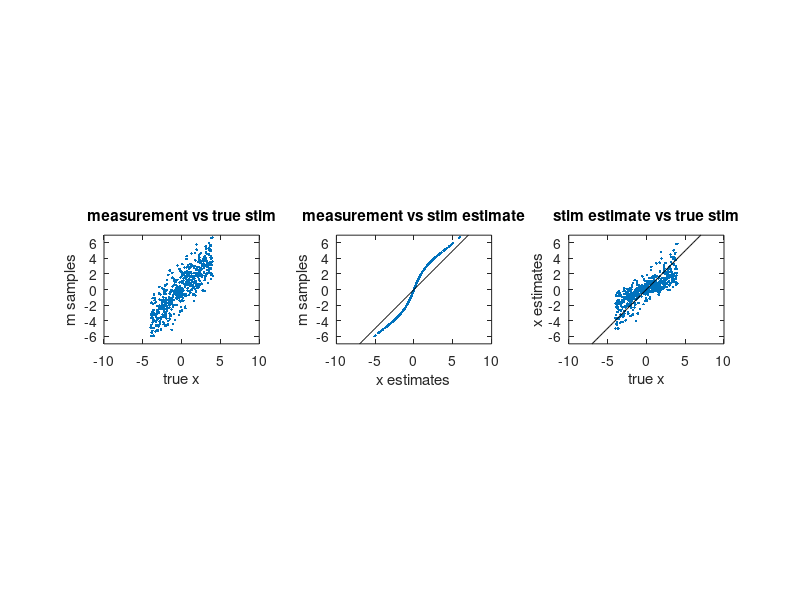

MATLAB code to generate this figure:
%  Simulate some estimation data from a Bayesian ideal observer model

% ---  Set parameters of the true Bayesian observer ------------

signse = 1.5;  % stdev of observation noise 
xtestrnge = 4*[-1 1]; % range of test stimuli to consider

% --- make grid for stimulus and measurements ----
dx = .1; % bin size
mrnge = xtestrnge + 2*signse*[-1 1]; % range of measurements to consider
xrnge = mrnge + 2*signse*[-1 1]; % range of posterior over x
xgrid = (xrnge(1)+dx/2:dx:xrnge(2))'; % stimulus grid
mgrid = (mrnge(1)+dx/2:dx:mrnge(2))'; % internal measurement grid

% --- Set a prior ----   
priortype = 3;  % valid options: 1 = gaussian, 2 = exp, 3 = cauchy
switch priortype
    case 1, prior = normpdf(xgrid,0,2.5);   % gaussian
    case 2, prior = exp(-abs(xgrid))/2;   % exponential
    case 3, prior = (1./(1+xgrid.^2))/pi; % cauchy
end
prior = prior/sum(prior*dx); % normalize the prior to sum to 1


%% Compute posterior and BLS estimate for all possible measurements m

% Now compute 2D prior, likelihood & posterior
[xx,mm] = meshgrid(xgrid,mgrid);  % grid of stim and measurement values
ppli = normpdf(mm,xx,signse); % likelihoods
ppost = ppli.*prior'; % unnormalized posterior
ppost = ppost./(sum(ppost,2)*dx); % normalized posterior
BLSestim = ppost*xgrid*dx; % BLS estimate for each m value

%% Simulate data from the model 

nsmps = 500; % # of samples
xdat = rand(nsmps,1)*diff(xtestrnge)+xtestrnge(1);  % stimuli
mdat = xdat+randn(nsmps,1)*signse; % observer's noisy measurements

% observer's estimate (assuming BLS)
xhat = interp1(mgrid,BLSestim,mdat,'linear','extrap');

%% Make plots

subplot(131);
plot(xdat,mdat,'.'); 
axis image;
set(gca,'xlim',xrnge,'ylim',mrnge);
xlabel('true x'); ylabel('m samples');
title('measurement vs true stim');

subplot(132);
plot(xhat,mdat,'.',xgrid,xgrid,'k');
%hold on; plot(BLSestim,m,'y--','linewidth',1); hold off;
axis image;
set(gca,'xlim',xrnge,'ylim',mrnge);
xlabel('x estimates'); ylabel('m samples');
title('measurement vs stim estimate');

subplot(133);
plot(xdat,xhat,'.',xgrid,xgrid,'k');
axis image;
set(gca,'xlim',xrnge,'ylim',mrnge);
xlabel('true x'); ylabel('x estimates'); 
title('stim estimate vs true stim');